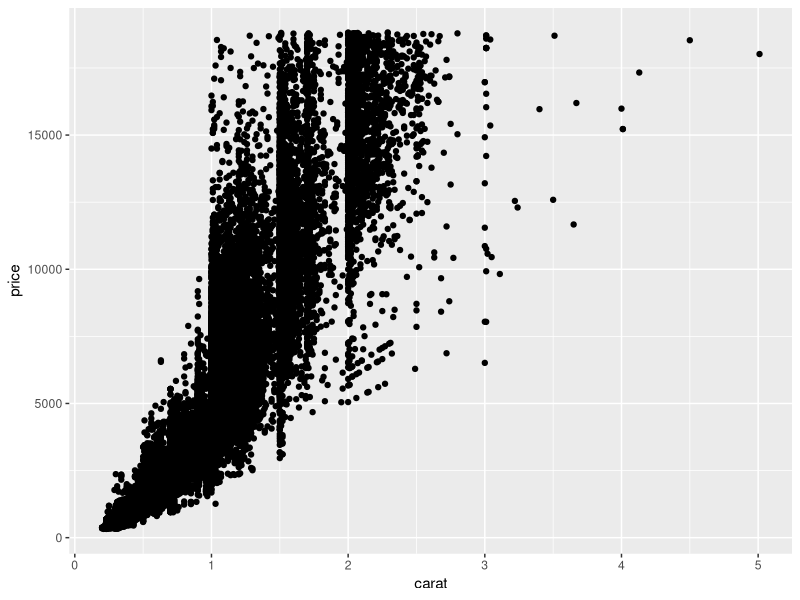
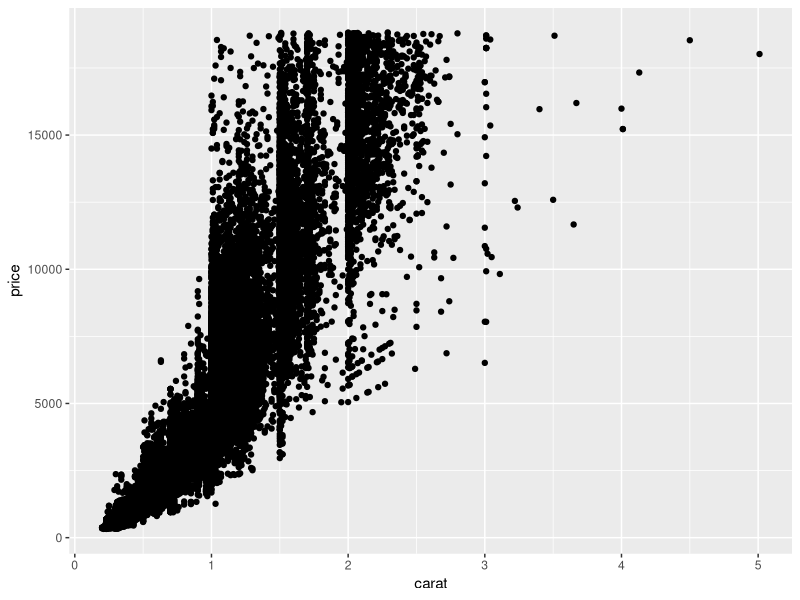

Generate these figures, in order, with R:
## ---- chunk 1
getwd()
## ---- chunk 2
library(tidyverse)

ggplot(diamonds, aes(carat,price))+
  geom_point()

ggsave('diamonds.pdf')
write_csv(diamonds, "diamonds.csv")

